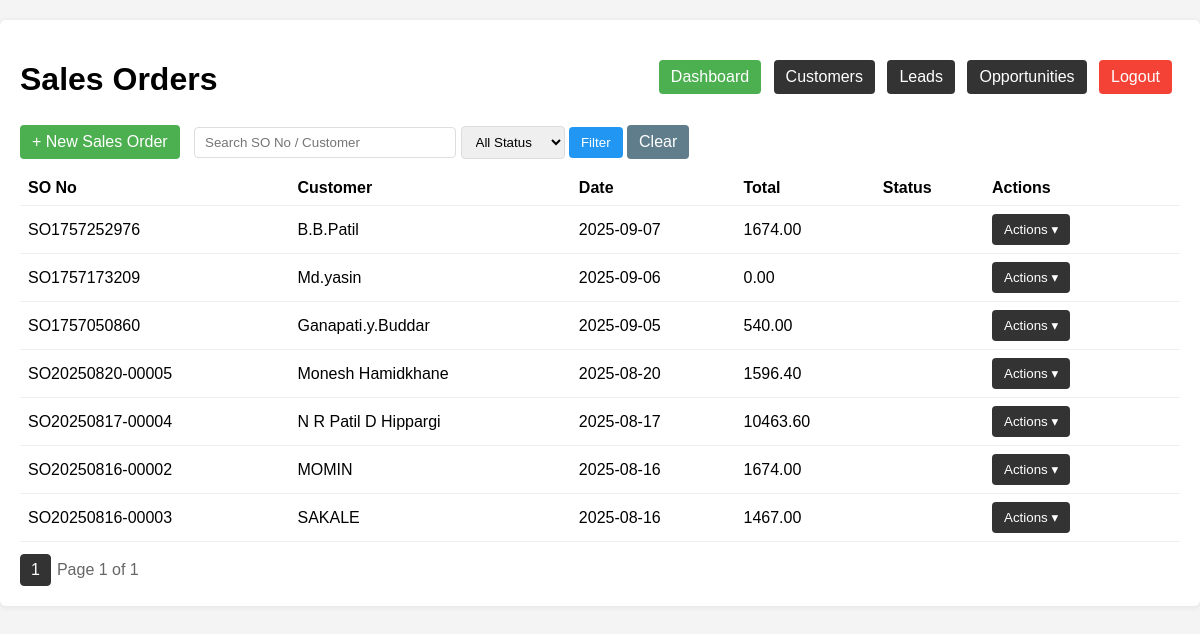
/sales-orders (signed in), run on an earlier commit of the app's database.
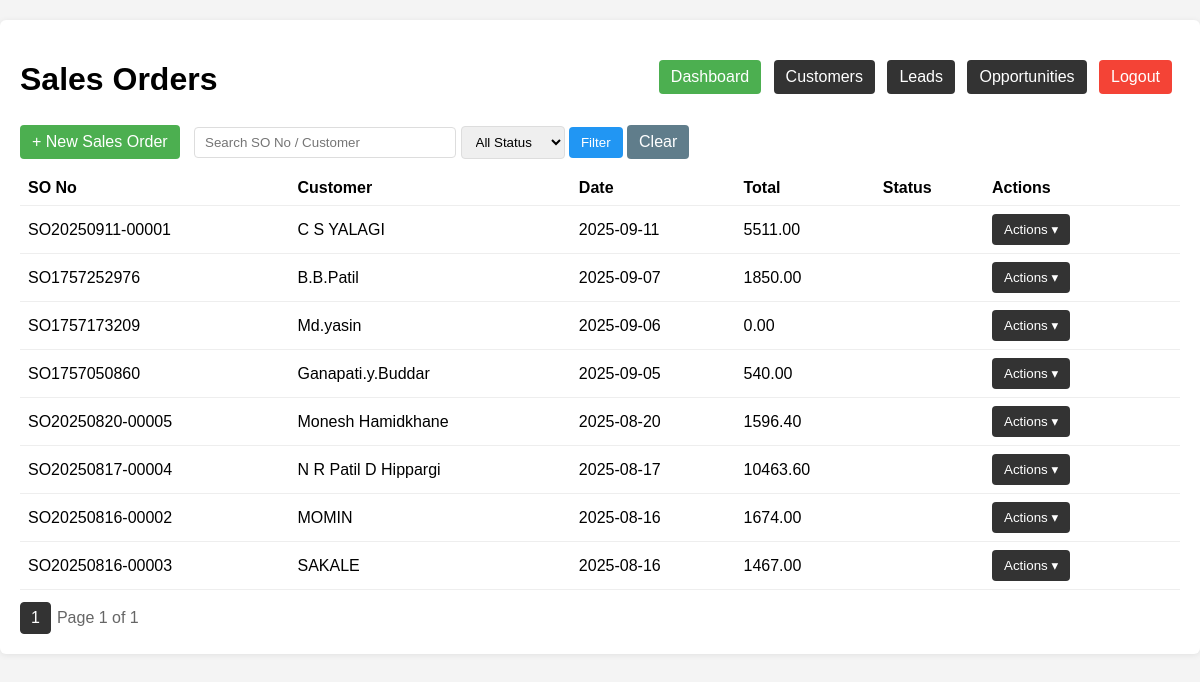
And on a later commit of the database.
### tables this page shows
CREATE TABLE sales_orders (
            id INTEGER PRIMARY KEY AUTOINCREMENT,
            customer_id INTEGER NOT NULL,
            date TEXT,
            so_no TEXT,
            notes TEXT,
            total REAL DEFAULT 0,
            tax_total REAL DEFAULT 0,
            grand_total REAL DEFAULT 0,
            status TEXT DEFAULT 'open',
            created_at TEXT DEFAULT CURRENT_TIMESTAMP,
            updated_at TEXT DEFAULT CURRENT_TIMESTAMP, linked_invoice_id INTEGER, expected_delivery_date TEXT,
            FOREIGN KEY(customer_id) REFERENCES customers(id)
        );

CREATE TABLE customers (
            id INTEGER PRIMARY KEY AUTOINCREMENT,
            name TEXT NOT NULL,
            email TEXT,
            mobile TEXT,
            phone TEXT,
            address TEXT,
            city TEXT,
            pincode TEXT,
            state TEXT,
            country TEXT,
            notes TEXT,
            status TEXT DEFAULT 'active',
            created_at TEXT DEFAULT CURRENT_TIMESTAMP,
            updated_at TEXT DEFAULT CURRENT_TIMESTAMP
        );

### app.py (the view)
@app.route("/sales-orders")
@login_required
def salesorder_list():
    db = get_db()
    search = request.args.get("search", "").strip()
    customer_id = request.args.get("customer_id", "")
    page = int(request.args.get("page", 1))
    per_page = 10
    offset = (page - 1) * per_page
    query = """
        SELECT so.id, so.so_no, so.date, so.expected_delivery_date,
               so.total, so.grand_total, c.name AS customer_name
        FROM sales_orders so
        LEFT JOIN customers c ON so.customer_id = c.id
        WHERE 1=1
    """
    params = []
    if search:
        query += " AND (so.so_no LIKE ? OR c.name LIKE ?)"
        params.extend([f"%{search}%", f"%{search}%"])
    if customer_id:
        query += " AND so.customer_id = ?"
        params.append(customer_id)
    query += " ORDER BY so.date DESC LIMIT ? OFFSET ?"
    params.extend([per_page, offset])
    sales_orders = db.execute(query, params).fetchall()
    count_query = """
        SELECT COUNT(*)
        FROM sales_orders so
        LEFT JOIN customers c ON so.customer_id = c.id
        WHERE 1=1
    """
    count_params = []
    if search:
        count_query += " AND (so.so_no LIKE ? OR c.name LIKE ?)"
        count_params.extend([f"%{search}%", f"%{search}%"])
    if customer_id:
        count_query += " AND so.customer_id = ?"
        count_params.append(customer_id)
    total_count = db.execute(count_query, count_params).fetchone()[0]
    total_pages = (total_count + per_page - 1) // per_page
    customers = db.execute("SELECT id, name FROM customers ORDER BY name").fetchall()
    return render_template(
        "sales_orders/list.html",
        sales_orders=sales_orders,
        page=page,
        total_pages=total_pages,
        search=search,
        customer_id=customer_id,
        customers=customers
    )

### app.py (called while the page is built)
def get_db():
    if 'db' not in g:
        g.db = sqlite3.connect(DB_PATH)
        g.db.row_factory = sqlite3.Row
    return g.db

def login_required(f):
    @wraps(f)
    def decorated_function(*args, **kwargs):
        if 'user_id' not in session:
            flash('Please log in to access this page.', 'warning')
            return redirect(url_for('login'))
        return f(*args, **kwargs)
    return decorated_function

@app.before_request
def load_logged_in_user():
    user_id = session.get('user_id')
    if user_id is None:
        g.user = None
    else:
        db = get_db()
        g.user = db.execute('SELECT * FROM users WHERE id = ?', (user_id,)).fetchone()

### templates/sales_orders/list.html (shortened to what this page needs)
<!DOCTYPE html>
<html lang="en">
<head>
</head>
<body>
  <div class="container">
    <div class="topnav">
      <h1>Sales Orders</h1>
      <div class="nav">
        <a href="/" class="button" style="background:#4CAF50">Dashboard</a>
        <a href="/customers" class="button">Customers</a>
        <a href="/leads" class="button">Leads</a>
        <a href="/opportunities" class="button">Opportunities</a>
        <a href="/logout" class="button" style="background:#f44336">Logout</a>
      </div>
    </div>
    <div class="actions" style="margin-bottom:12px">
      <a href="{{ url_for('salesorder_new') }}" class="button" style="background:#4CAF50">+ New Sales Order</a>
      <form method="get" action="{{ url_for('salesorder_list') }}" style="display:inline-block;margin-left:10px">
        <input type="text" name="q" placeholder="Search SO No / Customer" value="{{ request.args.get('q','') }}"
               style="padding:7px 10px;width:240px;border:1px solid #ddd;border-radius:4px">
        <select name="status" style="padding:7px 10px;border:1px solid #ddd;border-radius:4px">
          <option value="">All Status</option>
        </select>
        <button type="submit" class="button" style="background:#2196F3">Filter</button>
        <a href="{{ url_for('salesorder_list') }}" class="button" style="background:#607D8B">Clear</a>
      </form>
    </div>
    <table id="soTable">
      <thead>
        <tr>
          <th>SO No</th>
          <th>Customer</th>
          <th>Date</th>
          <th>Total</th>
          <th>Status</th>
          <th style="width:180px">Actions</th>
        </tr>
      </thead>
      <tbody>
        {% for so in sales_orders %}
        <tr>
          <td>{{ so.so_no }}</td>
          <td>{{ so.customer_name }}</td>
          <td>{{ so.date }}</td>
          <td>{{ "%.2f"|format(so.grand_total or 0) }}</td>
          <td>{{ so.status }}</td>
          <td class="row-actions">
            <div class="dropdown">
              <button type="button" class="button" onclick="toggleRowDD(this)">Actions ▾</button>
            </div>
          </td>
        </tr>
        {% else %}
        <tr><td colspan="6">No sales orders found.</td></tr>
        {% endfor %}
      </tbody>
    </table>
    <div class="pagination">
      {% for p in range(1, (total_pages or 1)+1) %}
        <a class="{% if p==page %}active{% endif %}" href="{{ url_for('salesorder_list', page=p, q=request.args.get('q'), status=request.args.get('status')) }}">{{ p }}</a>
      {% endfor %}
      <span class="muted">Page {{ page }} of {{ total_pages }}</span>
    </div>
  </div>
</body>
</html>

### templates/sales_orders/list.html (style rules this page uses)
body { font-family: Arial, sans-serif; background:#f4f4f4; margin:0; }
.container { max-width:1200px; margin:20px auto; background:#fff; padding:20px; border-radius:6px; box-shadow:0 1px 6px rgba(0,0,0,0.08); }
h1 { margin-bottom:15px; }
.topnav { display:flex;justify-content:space-between;align-items:center;margin-bottom:12px }
.nav a { margin-right:8px }
a.button, .button { display:inline-block; padding:8px 12px; background:#333; color:#fff; text-decoration:none; border:none; border-radius:4px; cursor:pointer; }
table { width:100%; border-collapse:collapse; margin-top:12px; }
th, td { padding:8px; border-bottom:1px solid #eee; text-align:left; }
.pagination { margin-top:12px; display:flex; gap:6px; flex-wrap:wrap; align-items:center }
.pagination a { padding:6px 10px;border:1px solid #ddd;background:#fff;border-radius:4px;cursor:pointer;text-decoration:none;color:#333 }
.pagination a.active { background:#333;color:#fff;border-color:#333 }
.pagination .muted { color:#666 }
.dropdown { position:relative;display:inline-block }
.dropdown > .button { background:#333;color:#fff }

What changed in the data, as far as the page shows it:
added sales_orders: so_no "SO20250911-00001", customer_name "C S YALAGI", date "2025-09-11", grand_total "5511.00"
changed sales_orders "SO1757252976": grand_total "1674.00" → "1850.00"
